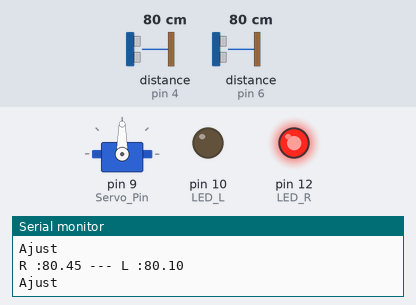
The sketch below on a simulated Arduino Uno, built with avr-gcc and run on an emulated ATmega328P. Parts: servo, output pins drawn as LEDs (lit = HIGH), the last lines printed to the serial monitor. Wiring (inferred from the names in the program): 2 × ultrasonic range finder: trigger pin 3, echo pin 4 / trigger pin 5, echo pin 6. Dashed ring = blinking. The test bench sets the inputs (shaded band); at power-on: distance to the obstacle (sensors on pin 6, pin 4) 80 cm. The echo pulse lasts 58.3 µs per cm; pins used as bus, display or sensor lines are not drawn.

Above: at 1.4 s.
1.5 s: distance to the obstacle (sensor on pin 6) set to 22 cm
At 3.0 s:
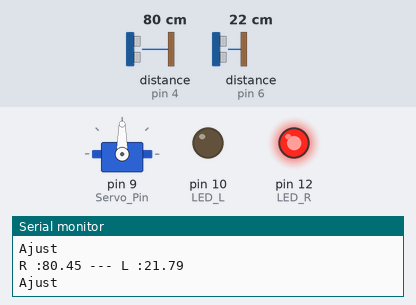
5.6 s: distance to the obstacle (sensor on pin 6) set to 18 cm
9.1 s: distance to the obstacle (sensor on pin 6) set to 72 cm
At 10.0 s:
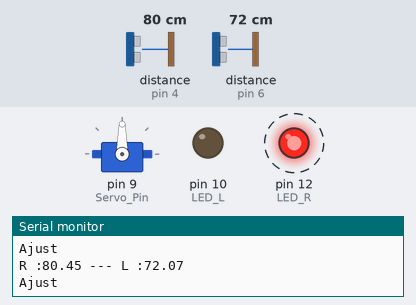
12.6 s: distance to the obstacle (sensor on pin 6) set to 81 cm
16.1 s: distance to the obstacle (sensor on pin 6) set to 23 cm
19.6 s: distance to the obstacle (sensor on pin 6) set to 19 cm
At 21.1 s:
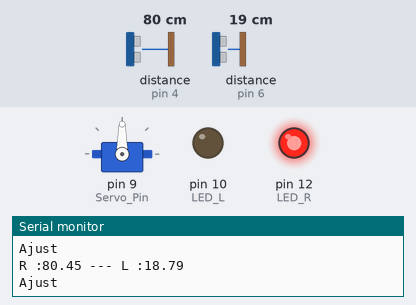
Timing chart, 0 to 22.6 s (numbered marks = the images above; inputs shaded):
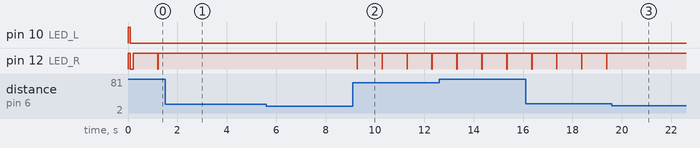

The sketch:

sketch_nov13a.ino
```cpp
#include <Servo.h>
Servo myservo;

// IS_Right = 1 -----> Right
#define MAX_RECV 20
#define TURN_VALUE 60      //cm
#define AJUST_VALUE 2       //cm
#define STAY_VALUE 15
#define Init_Value_L 90
#define Init_Value_R 15
#define TURN_LEN 4
int Split(double *A,int Low,int High);
void Sort(double *A,int Low,int High);
double Get_MidNum(double *distance);
void Init_Data();

const int LED_R = 12;
const int LED_L = 10;

const int TrigPin_H = 7;
const int EchoPin_H = 8;

const int TrigPin_L = 5;
const int EchoPin_L = 6;

const int TrigPin_R = 3;
const int EchoPin_R = 4;

const int Servo_Pin = 9;


int Turn_Right[TURN_LEN] = {80,90,100,90};
int Turn_Left[TURN_LEN] = {100,90,80,90};
int Ajust_Right[4] = {80,90,100,90};
int Ajust_Left[4] = {100,90,80,90};


double distance_L;
double distance_R;
double distance_Wall;
double distance_Block;

double New_Mid_distance_L;
double New_Mid_distance_R;

double Old_Mid_distance;

double Old_Mid_distance_L;
double Old_Mid_distance_R;

double Delta_distance_L;
double Delta_distance_R;
boolean Is_Right = true;
//boolean Block_Is_Right[14] = {0,1,1,0,1,0,1,0,1,1,1,0,1,0};


//double debug;


void setup() {
  Serial.begin(9600);
  myservo.attach(Servo_Pin);
  pinMode(Servo_Pin,OUTPUT);
  pinMode(TrigPin_L,OUTPUT);
  pinMode(EchoPin_L,INPUT);
  pinMode(TrigPin_R,OUTPUT);
  pinMode(EchoPin_R,INPUT);
  pinMode(LED_R,OUTPUT);
  pinMode(LED_L,OUTPUT);
  digitalWrite(LED_R,HIGH);
  digitalWrite(LED_L,HIGH);
  delay(100);
  digitalWrite(LED_R,LOW);
  digitalWrite(LED_L,LOW);
  delay(100);
  Init_Data();
}

void Init_Data(){
  myservo.write(90);
  if(Is_Right){
    distance_L  = Init_Value_L;
    distance_R = Init_Value_R;
  }else{
    distance_L  = Init_Value_R;
    distance_R = Init_Value_L;
  }
  Old_Mid_distance_L = 90;
  Old_Mid_distance_R = STAY_VALUE;
  Serial.println("Init Successful !");
}


void Get_Data(int Trig_Pin,int Echo_Pin,double* Save_Num){
  digitalWrite(Trig_Pin,LOW);
  delayMicroseconds(2);
  digitalWrite(Trig_Pin,HIGH);
  delayMicroseconds(10);
  digitalWrite(Trig_Pin,LOW);
  *Save_Num = pulseIn(Echo_Pin,HIGH)/58.00;//cm
}

void Take_Turn(){
  int Turn_Array[TURN_LEN] = {0,0,0,0};
  if(Is_Right){
    for(int i=0;i<TURN_LEN;i++){
      Turn_Array[i] = Turn_Left[i];
    }
  }else{
    for(int i=0;i<TURN_LEN;i++){
      Turn_Array[i] = Turn_Right[i];
    }
  }
  for(int i=0;i<TURN_LEN;i++){
    myservo.write(Turn_Array[i]);
    Serial.println("one step");
    delay(1000);
  }
}


void Handle_Data(){
  New_Mid_distance_L = distance_L;
  New_Mid_distance_R = distance_R;
  Serial.print("R :");
  Serial.print(New_Mid_distance_R);
  Serial.print(" --- L :");
  Serial.println(New_Mid_distance_L);
  if(Is_Right){
    distance_Block = New_Mid_distance_L;                              // distance_Block 靠近桩一边传感器的距离变量
    distance_Wall = New_Mid_distance_R;                               // distance_Wall  靠近墙一边传感器的距离变量
  }else{
    distance_Wall = New_Mid_distance_L;
    distance_Block = New_Mid_distance_R;
  }
  if (abs(distance_Block - Old_Mid_distance_L) >= TURN_VALUE){          // abs(x) 获取x的绝对值
    Serial.print("prior :");
    Serial.print(Old_Mid_distance_L);
    Serial.print(" --- now : ");
    Serial.println(distance_Block);

    Serial.println("Turn");
    Take_Turn();
    digitalWrite(LED_L,HIGH);
    delay(3000);
    digitalWrite(LED_L,LOW);
    Init_Data();

    return;
  }
  if (distance_Wall - STAY_VALUE >= AJUST_VALUE){
      Serial.println("Ajust");
      digitalWrite(LED_R,HIGH);
      delay(1000);
      digitalWrite(LED_R,LOW);
      //Ajust(true,distance_Wall);
  }
  if (distance_Wall - STAY_VALUE <= -1*AJUST_VALUE){
      Serial.println("Ajust");
      digitalWrite(LED_R,HIGH);
      delay(1000);
      digitalWrite(LED_R,LOW);
      //Ajust(false,distance_Wall);
  }
  Old_Mid_distance_L = New_Mid_distance_L;
  Old_Mid_distance_R = New_Mid_distance_R;
}


void Control_Pin(){

    unsigned long S_time = millis();

    Get_Data(TrigPin_L,EchoPin_L,&distance_L);
    Get_Data(TrigPin_R,EchoPin_R,&distance_R);
    unsigned long E_time = millis();
//    Serial.print("left : ");
//    Serial.print(distance_L);
//    Serial.print("    right : ");
//    Serial.print(distance_R);
//    Serial.print("    time : ");
//    Serial.println(E_time-S_time);
//  Serial.print("left : ");
//  Serial.print(distance_L[i]);
//  Serial.print(" ----- right : ");
//  Serial.println(distance_R[i]);
}
void loop() {
  //digitalWrite(LED_R,LOW);
  //digitalWrite(LED_L,LOW);
  unsigned long start_time = millis();

  Control_Pin();

  Handle_Data();
  unsigned long end_time = millis();
  //Serial.println(end_time-start_time);

  //digitalWrite(LED_R,HIGH);
  //digitalWrite(LED_L,HIGH);
}
```

Measured:
- the behaviour switches between 22 and 21 cm on distance to the obstacle (sensor on pin 6) (found by bisection; images 2 and 3)
- after the input at 1.5 s, pin 12 (LED_R): stops changing and stays HIGH
- after the input at 9.1 s, pin 12 (LED_R): alternates HIGH for 1.0 s and LOW for 0.01 s, starting after 0.18 s
- after the input at 19.6 s, pin 12 (LED_R): stops changing and stays HIGH
